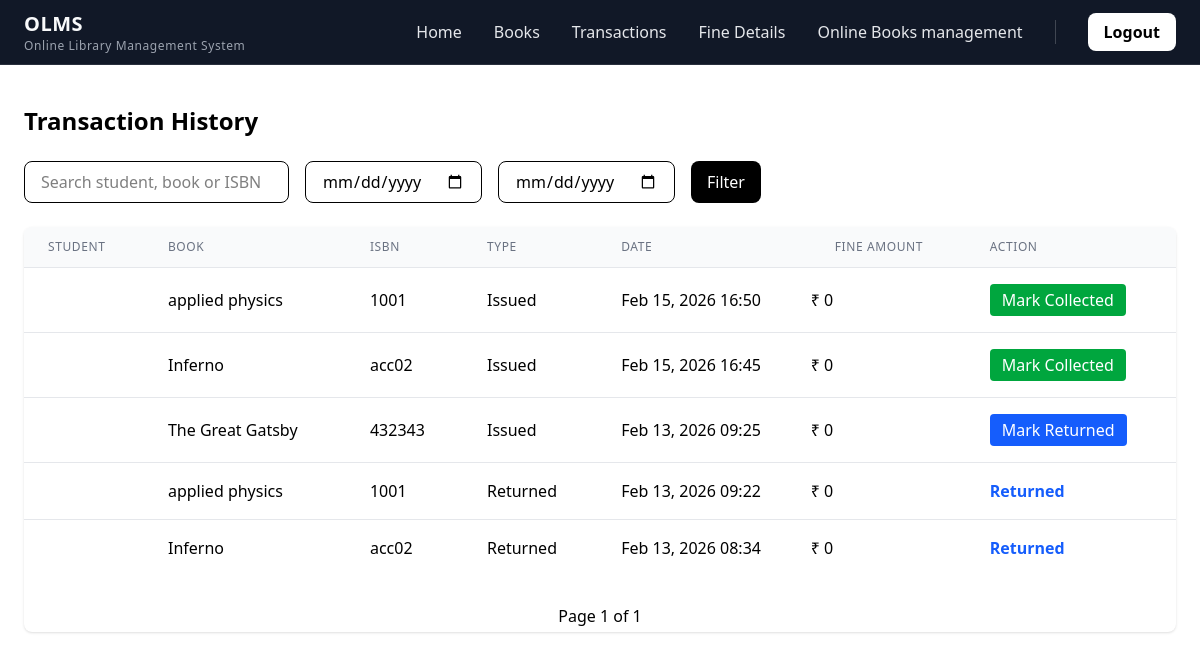
/librarian/show_transaction, run on an earlier commit of the app's database.
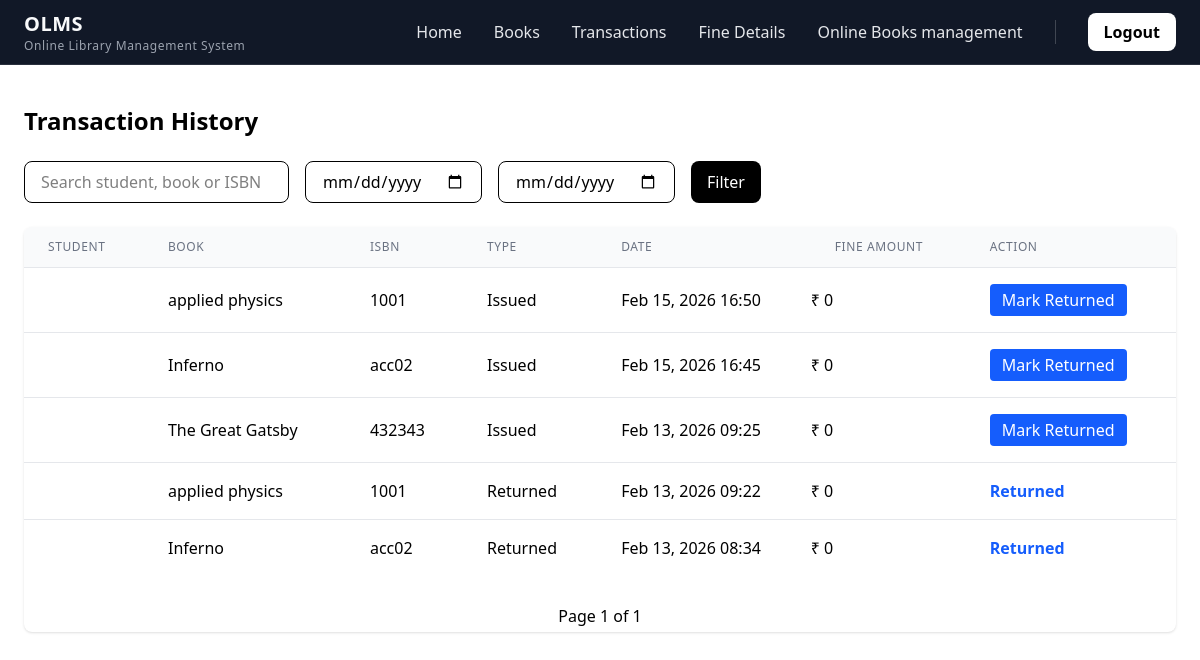
And on a later commit of the database.
### common/models.py (models this page shows, shortened)
class Transaction_table(models.Model):
    Access_no = models.ForeignKey(
        Book_copy,
        on_delete=models.PROTECT,
        related_name="transactions"
    )
    Owned_by = models.ForeignKey(
        Registration,
        on_delete=models.PROTECT,
        related_name="transactions"
    )
    issued_on = models.DateTimeField(auto_now_add=True)
    collected = models.BooleanField(default=False)
    returned = models.BooleanField(default=False)
    reminder_sent = models.BooleanField(default=False)
    Due_date = models.DateField(default=overdue)

class Book_copy(models.Model):
    STATUS_CHOICES = [
        ('HORROR', 'horror'),
        ('NOVEL', 'novel'),
        ('POEMS', 'poems'),
        ('EXAM ORIENTED','examoriented')
    ]
    book= models.ForeignKey(
        Book_details,
        on_delete = models.CASCADE,
        related_name='copies'
    )
    is_available= models.BooleanField(default=True)

class Book_details(models.Model):
    Genre_Choice = [
        ('HORROR', 'horror'),
        ('NOVEL', 'novel'),
        ('POEMS', 'poems'),
        ('EXAM ORIENTED','examoriented')
    ]
    Language_Choice=[
        ('ENGLISH','ENGLISH'),
        ('MALAYALAM','MALAYALAM'),
        ('HINDI','HINDI')
    ]
    ISBN = models.CharField(max_length=50, unique=True,)  # ISBN still unique
    cover = models.ImageField(upload_to='covers/', null=True, blank=True)
    Book_name = models.CharField(max_length=100)
    Authors_name = models.CharField(max_length=100)
    Genre = models.CharField(max_length=50,choices=Genre_Choice)
    Language = models.CharField(max_length=50,choices=Language_Choice)
    description = models.TextField(null=True, blank=True)

### librarian/views.py (the view)
# urls.py: path("show_transaction", views.show_transaction, name="show_transaction"),
def show_transaction(request):
    transactions = (
        Transaction_table.objects
        .select_related("Owned_by", "Access_no__book")
        .all()
        .order_by("-issued_on")
    )
    query = request.GET.get("q", "").strip()
    if query:
        transactions = transactions.filter(
            Q(Owned_by__User_name__icontains=query) |
            Q(Access_no__book__Book_name__icontains=query) |
            Q(Access_no__book__ISBN__icontains=query)
        )
    start_date = request.GET.get("start_date")
    end_date = request.GET.get("end_date")
    if start_date:
        transactions = transactions.filter(
            issued_on__date__gte=parse_date(start_date)
        )
    if end_date:
        transactions = transactions.filter(
            issued_on__date__lte=parse_date(end_date)
        )
    paginator = Paginator(transactions, 10)
    page_number = request.GET.get("page")
    page_obj = paginator.get_page(page_number)
    context = {
        "transactions": page_obj,
        "page_obj": page_obj,
        "query": query,
        "start_date": start_date,
        "end_date": end_date,
    }
    return render(request, "librarian/show_transactions.html", context)

### librarian/templates/librarian/show_transactions.html (shortened to what the changed rows need)
{% include 'librarian/lib_header.html' %}
<div class="max-w-7xl mx-auto px-6 py-10">
    <h1 class="text-2xl font-semibold mb-6">Transaction History</h1>
    <div class="overflow-x-auto bg-white rounded-lg shadow">
        <table class="min-w-full divide-y divide-gray-200">
            <thead class="bg-gray-50">
                <tr>
                    <th class="px-6 py-3 text-left text-xs font-medium text-gray-500 uppercase tracking-wider"> Student
                    </th>
                    <th class="px-6 py-3 text-left text-xs font-medium text-gray-500 uppercase tracking-wider"> Book
                    </th>
                    <th class="px-6 py-3 text-left text-xs font-medium text-gray-500 uppercase tracking-wider"> ISBN
                    </th>
                    <th class="px-6 py-3 text-left text-xs font-medium text-gray-500 uppercase tracking-wider"> Type
                    </th>
                    <th class="px-6 py-3 text-left text-xs font-medium text-gray-500 uppercase tracking-wider"> Date
                    </th>
                    <th class="px-6 py-3 text-left text-xs font-medium text-gray-500 uppercase tracking-wider">
                        fine amount
                    </th>
                    <th class="px-6 py-3 text-left text-xs font-medium text-gray-500 uppercase tracking-wider">
                        Action
                    </th>
                </tr>
            </thead>
            <tbody class="bg-white divide-y divide-gray-200">
                {% for transaction in transactions %}
                <tr>
                    <td class="px-6 py-4">
                    </td>
                    <td class="px-6 py-4">
                        {{ transaction.Access_no.book.Book_name }}
                    </td>
                    <td class="px-6 py-4">
                        {{ transaction.Access_no.book.ISBN }}
                    </td>
                    <td class="px-6 py-4">
                        {% if transaction.returned %}
                        Returned
                        {% else %}
                        Issued
                        {% endif %}
                    </td>
                    <td class="px-6 py-4">
                        {{ transaction.issued_on|date:"M d, Y H:i" }}
                    </td>
                    <td>
                        {% if transaction.fine_table %}
                        {% if transaction.fine_table.paid %}
                        <span class="text-green-600">Paid</span>
                        {% else %}
                        <span class="text-red-600 font-semibold">
                            ₹ {{ transaction.fine_table.amount_payable }}
                        </span>
                        {% endif %}
                        {% else %}
                        ₹ 0
                        {% endif %}
                    </td>
                    <td class="px-6 py-4">
                        {% if not transaction.collected and not transaction.returned %}
                        <button onclick="markCollected({{ transaction.id }})"
                            class="px-3 py-1 bg-green-600 text-white rounded hover:bg-green-700 transition">
                            Mark Collected
                        </button>
                        {% elif transaction.collected and not transaction.returned %}
                        <button onclick="markReturned({{ transaction.id }})"
                            class="px-3 py-1 bg-blue-600 text-white rounded hover:bg-blue-700 transition">
                            Mark Returned
                        </button>
                        {% elif transaction.returned %}
                        <span class="text-blue-600 font-semibold">
                            Returned
                        </span>
                        {% endif %}
                    </td>
                </tr>
                {% empty %}
                <tr>
                    <td colspan="5" class="px-6 py-4 text-center text-gray-500">
                        No transactions found.
                    </td>
                </tr>
                {% endfor %}
            </tbody>
        </table>
    </div>
</div>

What changed in the data, as far as the page shows it:
changed Transaction_table "Feb 15, 2026 16:50": collected "Mark Collected" → "Mark Returned"
changed Transaction_table "Feb 15, 2026 16:45": collected "Mark Collected" → "Mark Returned"
